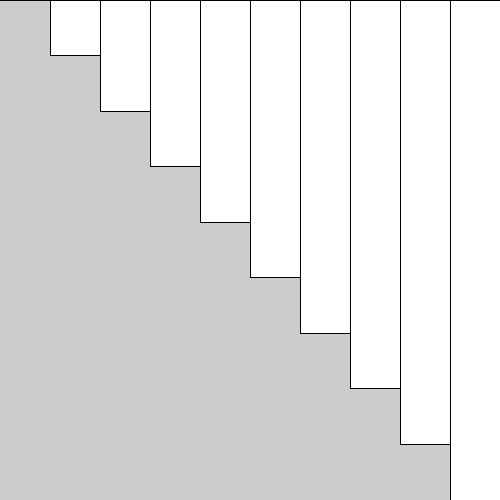
Frame 1 (no input)
Frame 2 (the mouse pressed at the canvas centre, redrawn once): identical to frame 1, image omitted

The Processing sketch that drew this single still picture (run headless with seeded random() and noise(); the mouse was pressed at the canvas centre and the sketch redrawn once):

// Processing sketch: array_basics
// ── array_basics.pde
/* Array basics
 * 
 * reference:
 *   https://processing.org/tutorials/arrays/
 *   https://processing.org/examples/array.html
 *
 * author: Spencer Mathews
 * date: 5/2016
 * status: incomplete
 */

// think about this example, perhaps try color

// declare array variable
float[] x;

void setup() {
  size(500, 500);

  // allocate space in memory for array using "new" keyword
  x = new float[10];

  // initialize array elements
  for (int i = 0; i < x.length; i++) {
    x[i] = i;
  }

  noLoop();
}

void draw() {
  float dx = width/x.length;
  for (int i = 0; i < x.length; i++) {
    rect(i*dx, 0, dx, x[i]*height/max(x));
  }

  println(max(x));

  println(x.length);  // length of array is stored in "length" property
  println(x);  // println() outputs array if it's the only argument, note print() will not
}
